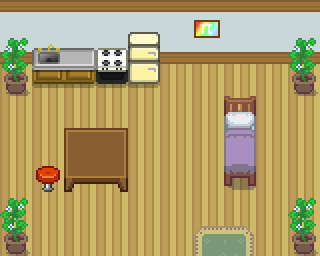

Tiled map render using the project's own tile images. Description and the map definition, with tile-layer contents summarised, below:
An orthogonal 10x8 tile map with 32x32 px tiles, 4 tile layers (Tile Layer 2, Tile Layer 3, Tile Layer 4, Above player), 3 tilesets and 7 objects (7x collision).

<map version="1.10" tiledversion="1.11.0" orientation="orthogonal" renderorder="right-down" compressionlevel="0" width="10" height="8" tilewidth="32" tileheight="32" infinite="0" nextlayerid="8" nextobjectid="75">
 <properties>
  <property name="edges" value="clamped" />
  <property name="inside" type="bool" value="true" />
  <property name="map_type" value="notype" />
  <property name="scenario" value="spyder" />
  <property name="slug" value="flower_house2" />
 </properties>
 <tileset firstgid="1" source="../gfx/tilesets/core_indoor_floors.tsx" />
 <tileset firstgid="3865" source="../gfx/tilesets/core_indoor_walls.tsx" />
 <tileset firstgid="7729" source="../gfx/tilesets/core_set pieces.tsx" />
 <layer id="2" name="Tile Layer 2" width="10" height="8">
  <data>[80 cells, 80 non-empty, 3 distinct tile ids]</data>
 </layer>
 <layer id="3" name="Tile Layer 3" width="10" height="8">
  <data>[80 cells, 27 non-empty, 21 distinct tile ids]</data>
 </layer>
 <layer id="7" name="Tile Layer 4" width="10" height="8">
  <data>[80 cells, 4 non-empty, 4 distinct tile ids]</data>
 </layer>
 <layer id="4" name="Above player" width="10" height="8">
  <data>[80 cells, 1 non-empty, 1 distinct tile ids]</data>
 </layer>
 <objectgroup color="#ff0000" id="5" name="Collisions">
  <object id="60" type="collision" x="0" y="0" width="320" height="64" />
  <object id="61" type="collision" x="0" y="64" width="32" height="32" />
  <object id="62" type="collision" x="288" y="64" width="32" height="32" />
  <object id="63" type="collision" x="288" y="192" width="32" height="64" />
  <object id="64" type="collision" x="0" y="192" width="32" height="64" />
  <object id="65" type="collision" x="64" y="128" width="64" height="64" />
  <object id="66" type="collision" x="224" y="128" width="32" height="64" />
 </objectgroup>
</map>
